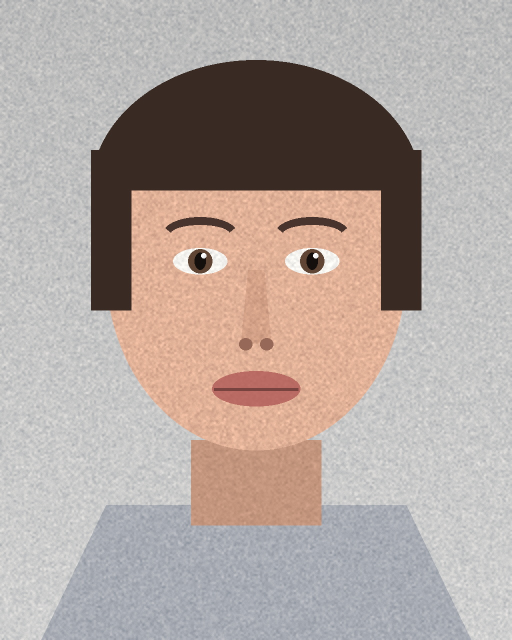
#> input picture engine/tests/fixtures/portrait-1024x1280.jpg, 1024 x 1280 px (shown at 1/2 size)
$ python make-test-dng.py --from ../engine/tests/fixtures/portrait-1024x1280.jpg --out out.png
#> lines starting #> are read from the running program, lines starting #| are printed output that depends on the picture
#!/usr/bin/env python3
"""生成 DNG 试验靶：把一张已知 RGB 按规范的**正向**模型写成一张合规 DNG。

为什么仓库里放一个「写」侧而不是直接收几张相机 RAW：
* 真实相机 RAW 要么带真人、要么带第三方许可，都不能入库（与 portrait fixture 同一条
  规矩）；而这一版的判据是「读侧的数学对不对」，它需要的是**知道答案**的输入。
* 程序化生成还能覆盖真机样本给不全的组合：4 色排阵、瓦片、Deflate、Predictor 2、
  双份相机档案、EXIF 摆正——这些用真照片一个都测不到。

三件事分开看，别把第一条当成全部（这是本仓「自产自读是循环论证」那条老教训）：
1. **写侧的符合性由第三方证明**：判据脚本会把生成的 DNG 交给系统里的 LibRaw
   （ImageMagick 的 DNG delegate）解一遍；它解得开、尺寸对得上，才说明标签号、
   类型/计数、ActiveArea 顺序这些事实写对了。
2. **读侧的地面真值由往返证明**：已知 RGB → 正向 → 写盘 → 引擎读回。误差归因到
   容器、线性化、demosaic 三处。色彩那条式子**不在**这里的证明范围里（写侧就是按
   读侧的逆写的，错了也会一起错）。
3. **色彩的对外符合性由 LibRaw 对账证明**：同一个文件，我们渲染的与 LibRaw 渲染的
   必须同向（逐通道相关 + 均值不跑偏）。少了这一臂，往返再准也只是自证。

正向模型 = raw.py 渲染链的解析逆：
    rgb(sRGB) → linear → XYZ(D65) → XYZ(D50) → 相机值 c → raw = c·(white−max_black)+black
其中 c→XYZ 用的是 `camera_to_xyz_matrix` 那份矩阵，所以「恒等」不是假设而是构造。
"""
from __future__ import annotations

import argparse
import os
import struct
import zlib
from fractions import Fraction

import numpy as np
from PIL import Image

# 与 raw.py 同一套标签号（这里是写侧，故意各自写一份数字而不是 import 引擎：
# 测试资产依赖被测代码的常量，就等于让被测代码给自己出题）
TAGS = dict(new_subfile=0x00FE, width=0x0100, length=0x0101, bps=0x0102,
            compression=0x0103, photometric=0x0106, make=0x010F, model=0x0110,
            strip_offsets=0x0111, orientation=0x0112, spp=0x0115, rows_per_strip=0x0116,
            strip_counts=0x0117, planar=0x011C, predictor=0x013D, tile_w=0x0142,
            tile_h=0x0143, tile_offsets=0x0144, tile_counts=0x0145, sub_ifds=0x014A,
            sample_format=0x0153, cfa_dim=0x828D, cfa_pattern=0x828E,
            dng_version=0xC612, dng_backward=0xC613, unique_model=0xC614,
            color_planes=0xC615, cfa_plane_color=0xC616, cfa_layout=0xC617,
            linearization=0xC618, black_repeat=0xC619, black=0xC61A,
            black_delta_h=0xC61B, black_delta_v=0xC61C, white=0xC61D,
            crop_origin=0xC61F, crop_size=0xC620, cm1=0xC621, cm2=0xC622,
            cc1=0xC623, cc2=0xC624, rm1=0xC625, rm2=0xC626, analog=0xC627,
            neutral=0xC628, baseline_exposure=0xC62A, illum1=0xC65A, illum2=0xC65B,
            active_area=0xC68D, fm1=0xC714, fm2=0xC715, preview_color_space=0xC71A,
            # 拍摄参数（Exif 面板那一臂要的真值：自研读侧不读这些，只有 LibRaw 读，
            # 所以它们必须能写进去才能拿去对账）
            iso=0x8833, exposure_time=0x829A, fnumber=0x829D, focal_length=0x920A,
            # EXIF 子 IFD 的指针。写 0x8822（EXIF 标准那一号）LibRaw 不跟，写 0x8769
            # （TIFF/EP 的 ExifIFDPointer）它才跟——本机 0.21.5 实测（快门/光圈/焦距能读到，
            # ISO 三种摆位都读不到）。摆位换号不是猜的，是被验过才发现的
            exif_tag=0x8769, sensing_method=0x9217)

T_BYTE, T_ASCII, T_SHORT, T_LONG, T_RATIONAL, T_UNDEFINED, T_SLONG, T_SRATIONAL = \
    1, 2, 3, 4, 5, 7, 9, 10
TYPE_SIZE = {T_BYTE: 1, T_ASCII: 1, T_SHORT: 2, T_LONG: 4, T_RATIONAL: 8,
             T_UNDEFINED: 1, T_SLONG: 4, T_SRATIONAL: 8}

# 与 raw.py 同一条渲染链要用到的公开常数（写侧自己复制一份，理由见模块 docstring）
XYZ_D50 = np.array([0.964220, 1.0, 0.824890])
XYZ_D65 = np.array([0.950470, 1.0, 1.088830])
XYZ_TO_SRGB = np.array([[3.2407091, -1.5372984, -0.4986282],
                        [-0.9692581, 1.8759676, 0.0415561],
                        [0.0556340, -0.2039118, 1.0572660]])
SRGB_TO_XYZ = np.linalg.inv(XYZ_TO_SRGB)
BRADFORD = np.array([[0.8951, 0.7502, 0.0380],
                     [-0.7502, 1.0126, 0.0609],
                     [0.0380, -0.0609, 0.1111]])
DEFAULT_CM1 = np.array([[0.5814, -0.1552, -0.0362],
                        [-0.2744, 1.0194, 0.0483],
                        [0.0237, -0.3234, 1.2538]])
DEFAULT_CM2 = np.array([[0.6596, -0.2078, -0.0562],
                        [-0.3028, 1.1382, 0.0628],
                        [0.0572, -0.4006, 1.4200]])


def bradford(src, dst):
    src = np.asarray(src, dtype=np.float64)
    dst = np.asarray(dst, dtype=np.float64)
    s = BRADFORD @ (src / src[1])
    d = BRADFORD @ (dst / dst[1])
    return np.linalg.inv(BRADFORD) @ np.diag(d / s) @ BRADFORD


def srgb_decode(x):
    x = np.clip(x, 0.0, 1.0)
    return np.where(x <= 0.04045, x / 12.92, np.power((x + 0.055) / 1.055, 2.4))


def render_matrix(cm, neutral, ab=None, cc=None):
    """raw.camera_to_xyz_matrix 的同一份式子（写侧要它的逆，所以必须逐字一致）。"""
    n = cm.shape[0]
    ab = np.ones(n) if ab is None else ab
    cc = np.eye(n) if cc is None else cc
    xyz_to_cam = np.diag(ab) @ cc @ cm
    k = np.linalg.inv(xyz_to_cam)
    white = k @ neutral
    k = k / float(white[1])
    return bradford(k @ neutral, XYZ_D50) @ k


# [10 lines left out: function quad_lut, not called in this run]


def rgb_to_mosaic(rgb_u8: np.ndarray, pattern=(0, 1, 1, 2), dims=(2, 2),
                  cm1=DEFAULT_CM1, neutral=None, black=256.0, white=16383.0,
                  reduction=None, headroom=1.0, nonlinear=None) -> dict:
    """已知 RGB → (mosaic uint16, 这套 mosaic 所依据的加工参数)。"""
    n = int(max(pattern)) + 1
    if neutral is None:
        cand = cm1 @ XYZ_D50
        neutral = cand / cand.max()
    neutral = np.asarray(neutral, dtype=np.float64)
    if n > 3 and reduction is None:
        # 四色：第四通道按 reduction 的第四列取「不参与」，即 RM=[I3|0]。这样 4→3
        # 降色是精确的，往返误差不掺降色误差（ReductionMatrix 本身另有专测）
        reduction = np.hstack([np.eye(3), np.zeros((3, 1))])
    lin = srgb_decode(rgb_u8.astype(np.float64) / 255.0)
    xyz_d65 = lin @ SRGB_TO_XYZ.T
    to_d50 = np.linalg.inv(bradford(XYZ_D50, XYZ_D65))
    xyz_d50 = xyz_d65 @ to_d50.T
    scale_t = render_matrix(cm1, neutral)
    cam = xyz_d50 @ np.linalg.inv(scale_t).T * headroom
    if n > 3:
        cam4 = np.zeros(cam.shape[:2] + (n,), dtype=np.float64)
        cam4[..., :3] = cam
        cam = cam4
    clip_neg = float((cam < 0).mean())
    clip_over = float((cam > 1.0).mean())
    cam = np.clip(cam, 0.0, 1.0)
    scale = white - black
    raw_vals = cam * scale + black
    lut = None
    if nonlinear == "quad":
        lut = quad_lut(white)
        # 存的是“逆表”：读侧先过 lut 再减黑，所以要 lut[stored] == raw_vals
        raw_vals = np.sqrt(np.clip(raw_vals, 0.0, None) * white)
    lin16 = np.rint(raw_vals).astype(np.uint16)
    ph, pw = dims
    p = np.array(pattern, dtype=np.uint8).reshape(ph, pw)
    h, w = lin16.shape[:2]
    mosaic = np.zeros((h, w), dtype=np.uint16)
    for color in range(n):
        for (dr, dc) in np.argwhere(p == color):
            mosaic[dr::ph, dc::pw] = lin16[dr::ph, dc::pw, color]
    return {"mosaic": mosaic, "neutral": neutral, "cm1": cm1, "reduction": reduction,
            "linearization": lut,
            "clip_neg": clip_neg, "clip_over": clip_over, "black": black,
            "white": white, "pattern": tuple(pattern), "dims": tuple(dims)}


# ------------------------------------------------------------------ IFD 编码
def _enc(typ, val):
    if typ == T_ASCII:
        b = (val.encode("utf-8") if isinstance(val, str) else bytes(val))
        if not b.endswith(b"\x00"):
            b += b"\x00"
        return b, len(b)
    if typ in (T_BYTE, T_UNDEFINED):
        b = bytes(bytearray(val))
        return b + b"\x00" * ((-len(b)) % 2), len(b)
    vs = val if isinstance(val, (tuple, list)) else (val,)
    if typ == T_SHORT:
        return b"".join(struct.pack("<H", int(v)) for v in vs), len(vs)
    if typ == T_LONG:
        return b"".join(struct.pack("<I", int(v)) for v in vs), len(vs)
    if typ == T_SLONG:
        return b"".join(struct.pack("<i", int(v)) for v in vs), len(vs)
    if typ in (T_RATIONAL, T_SRATIONAL):
        fl = [Fraction(float(v)).limit_denominator(100000) for v in vs]
        pack = "<II" if typ == T_RATIONAL else "<ii"
        return b"".join(struct.pack(pack, f.numerator, f.denominator) for f in fl), len(fl)
    raise ValueError(f"未知类型 {typ}")


class IfdWriter:
    """把「一堆标签 + 一块像素区」编成一段 TIFF IFD（小端、按标签升序）。"""

    def __init__(self):
        self.entries: list[tuple[int, int, bytes, int]] = []

    def put(self, tag: int, typ: int, val) -> "IfdWriter":
        raw, count = _enc(typ, val)
        self.entries.append((tag, typ, raw, count))
        return self

    def bytes_for(self, base: int, patch: dict | None = None) -> tuple[bytes, bytes, int]:
        """返回 (IFD 字节, 溢出值字节, 占用总长)。`patch` 把某个标签的值换成新值
        （只用于 SubIFD 偏移那种「先占位、算完长度再回填」的情况：项数不变，
        所以溢出区的偏移不会抖）。"""
        entries = []
        for tag, typ, raw, count in self.entries:
            if patch and tag in patch:
                raw, count = _enc(typ, patch[tag])
            entries.append((tag, typ, raw, count))
        entries.sort(key=lambda e: e[0])
        n = len(entries)
        here = base + 2 + 12 * n + 4
        body = bytearray()
        rows = bytearray(struct.pack("<H", n))
        for tag, typ, raw, count in entries:
            if len(raw) <= 4:
                field = raw + b"\x00" * (4 - len(raw))
            else:
                here += len(body) % 2
                field = struct.pack("<I", here)
                body += raw + b"\x00" * ((-len(raw)) % 2)
                here += len(raw) + ((-len(raw)) % 2)
            rows += struct.pack("<HHI4s", tag, typ, count, field)
        rows += struct.pack("<I", 0)
        return bytes(rows), bytes(body), here - base


def build(path: str, rgb_u8: np.ndarray, *, pattern=(0, 1, 1, 2), dims=(2, 2),
          cm1=DEFAULT_CM1, cm2=None, neutral=None, black=256.0, white=16383.0,
          orientation=1, tiles=False, compress=1, predictor=1, preview=None,
          exif=None, exif_ifd=None,
          rows_per_strip=64, tile=128, active_area=True, crop=None,
          linearization=None, cfa=True, analog=None, nonlinear=None,
          camera="LumaRetouch TestCam 1.0", baseline_exposure=0.0,
          cfa_layout=1) -> dict:
    """写一张 DNG，返回生成时用的参数（判据脚本拿去算期望值）。

    `preview` 给一张 uint8 RGB 就会挂一个 SubIFD 的 JPEG 预览——用来验证「有预览也不
    许拿预览当代理」这条不变量，不是为了让读侧抄近路。
    `exif` 给 (iso, shutter, aperture, focal) 就把拍摄参数写进影像 IFD：Exif 面板的
    真值只能来自这里（自研读侧不读这些标签，拿不到第二个意见）。
    `exif_ifd` 同样给四元组，但写成正规 EXIF 子 IFD（IFD0 的 0x8769 指过去）——两种
    摆位都开着才能分开归因：真机文件是子 IFD 那种，而 LibRaw 认不认某一摆位是个经验
    问题（实测：子 IFD 里快门/光圈/焦距认、ISO 不认；影像 IFD 里同样只认前三个）。
    """
    fwd = rgb_to_mosaic(rgb_u8, pattern=pattern, dims=dims, cm1=cm1, neutral=neutral,
                        black=black, white=white, nonlinear=nonlinear)
    if fwd["linearization"] is not None:
        linearization = fwd["linearization"]      # 非线性存值必须与表同进退
    mosaic = fwd["mosaic"]
    h, w = mosaic.shape
    n_planes = int(max(pattern)) + 1 if cfa else 3
    reduction = fwd["reduction"]
    header_len = 8
    tags = IfdWriter()

    # 像素区：先按瓦片/条带切成块（记住每块的行宽，Predictor 2 按行差分要用），
    # 再按需做水平差分，最后逐块 Deflate——逐块而不是整幅一个流，是为了让
    # StripOffsets/ByteCounts 与块一一对应（整幅单流就得改 RowsPerStrip，两套语义混在
    # 一个开关里，下一轮改压缩时必错）
    blocks: list[bytes] = []
    row_samples: list[int] = []
    if tiles:
        tw = th = int(tile)
        cols, rows = int(np.ceil(w / tw)), int(np.ceil(h / th))
        for i in range(rows * cols):
            ry, rx = divmod(i, cols)
            blk = np.zeros((th, tw), dtype=np.uint16)
            sub = mosaic[ry * th:min(h, (ry + 1) * th), rx * tw:min(w, (rx + 1) * tw)]
            blk[:sub.shape[0], :sub.shape[1]] = sub
            blocks.append(blk)
            row_samples.append(tw)
    else:
        for y in range(0, h, rows_per_strip):
            sub = np.ascontiguousarray(mosaic[y:y + rows_per_strip])
            blocks.append(sub)
            row_samples.append(w)
    if predictor == 2:
        diffed = []
        for blk, rs in zip(blocks, row_samples):
            a = blk.reshape(-1, rs)
            out = a.copy()
            out[:, 1:] = (a[:, 1:].astype(np.uint32) - a[:, :-1].astype(np.uint32) \
                          ).astype(np.uint16)
            diffed.append(out.reshape(blk.shape))
        blocks = diffed
    if compress in (8, 32941):
        # DNG 码 8（Adobe Deflate）按规范写带 zlib 头的 RFC1950 流，32941/PKZIP 那一路
        # 写裸 deflate。之前 code 8 也写成裸流，只与我们自己读侧互为镜像，第三方
        # 解码器（LibRaw/magick）一律报 corrupted——按规范写才能拿到真第三方证据（#11）。
        wbits = 15 if compress == 8 else -15
        packed = []
        for blk in blocks:
            c = zlib.compressobj(6, zlib.DEFLATED, wbits)
            packed.append(c.compress(np.asarray(blk, dtype="<u2").tobytes()) + c.flush())
        blocks = packed
        n_blocks_note = "单流"
    else:
        packed = [np.asarray(b, dtype="<u2").tobytes() for b in blocks]
        blocks = packed
    if compress in (8, 32941) and tiles:
        raise ValueError("写侧的逐块压缩只配条带；瓦片请按 compress=1 生成")
    block_counts = [len(b) for b in blocks]
    total_pix = sum(block_counts)
    data_start = header_len
    pixel_end = data_start + total_pix + (total_pix % 2)
    ifd_off = pixel_end
    block_offsets = [data_start + sum(block_counts[:i]) for i in range(len(block_counts))]
    out = bytearray(b"II" + struct.pack("<HI", 42, ifd_off))
    for b in blocks:
        out += b
    if len(out) % 2:
        out += b"\x00"
    assert len(out) == ifd_off, f"IFD 偏移漂移：{len(out)} vs {ifd_off}"

    tags.put(TAGS["width"], T_LONG, (w,)).put(TAGS["length"], T_LONG, (h,))
    tags.put(TAGS["bps"], T_SHORT, (16,)).put(TAGS["compression"], T_SHORT, (compress,))
    tags.put(TAGS["photometric"], T_SHORT, (32803 if cfa else 34892))
    tags.put(TAGS["make"], T_ASCII, "LumaRetouch")
    tags.put(TAGS["model"], T_ASCII, "TestCam")
    if exif is not None:
        # 写在影像 IFD 里（DNG 的 in-camera 风格）：能不能被第三方读出来是个经验问题，
        # 不是规范文字能替我们定的——所以自检拿它当探针，读不出来就如实说读不出来
        iso, shutter, aperture, focal = exif
        tags.put(TAGS["iso"], T_SHORT, (int(iso),))
        tags.put(TAGS["exposure_time"], T_RATIONAL, (float(shutter),))
        tags.put(TAGS["fnumber"], T_RATIONAL, (float(aperture),))
        tags.put(TAGS["focal_length"], T_RATIONAL, (float(focal),))
    tags.put(TAGS["orientation"], T_SHORT, (orientation,))
    tags.put(TAGS["spp"], T_SHORT, (1 if cfa else n_planes))
    if tiles:
        tags.put(TAGS["tile_w"], T_LONG, (int(tile),)).put(TAGS["tile_h"], T_LONG, (int(tile),))
        tags.put(TAGS["tile_offsets"], T_LONG, tuple(block_offsets))
        tags.put(TAGS["tile_counts"], T_LONG, tuple(block_counts))
    else:
        tags.put(TAGS["rows_per_strip"], T_LONG, (rows_per_strip,))
        tags.put(TAGS["strip_offsets"], T_LONG, tuple(block_offsets))
        tags.put(TAGS["strip_counts"], T_LONG, tuple(block_counts))
    tags.put(TAGS["planar"], T_SHORT, (1,))
    tags.put(TAGS["predictor"], T_SHORT, (predictor,))
    tags.put(TAGS["sample_format"], T_SHORT, (1,))
    if cfa:
        tags.put(TAGS["cfa_dim"], T_SHORT, tuple(dims))
        tags.put(TAGS["cfa_pattern"], T_BYTE, tuple(pattern))
        if n_planes > 3:
            # 四色必须同时给 ColorPlanes / CFAPlaneColor / ReductionMatrix，并且
            # ColorMatrix1 得摊成 n×3——少一个就是一个“看着能读、其实读错”的文件
            tags.put(TAGS["color_planes"], T_SHORT, (n_planes,))
            tags.put(TAGS["cfa_plane_color"], T_BYTE, (0, 1, 2, 3))
            tags.put(TAGS["rm1"], T_SRATIONAL,
                     list(np.asarray(reduction, dtype=float).reshape(-1)))
    tags.put(TAGS["dng_version"], T_BYTE, (1, 4, 0, 0))
    tags.put(TAGS["dng_backward"], T_BYTE, (1, 1, 0, 0))
    tags.put(TAGS["unique_model"], T_ASCII, camera)
    tags.put(TAGS["cfa_layout"], T_SHORT, (cfa_layout,))
    br = bc = 2 if cfa and dims == (2, 2) else 1
    tags.put(TAGS["black_repeat"], T_SHORT, (br, bc))
    tags.put(TAGS["black"], T_RATIONAL, [black] * (br * bc))
    tags.put(TAGS["white"], T_LONG, (white,))
    if active_area:
        tags.put(TAGS["active_area"], T_LONG, (0, 0, h, w))   # Top,Left,Bottom,Right
    if crop:
        tags.put(TAGS["crop_origin"], T_LONG, crop[:2])
        tags.put(TAGS["crop_size"], T_LONG, crop[2:])
    if linearization is not None:
        tags.put(TAGS["linearization"], T_SHORT, tuple(int(v) for v in linearization))
    tags.put(TAGS["cm1"], T_SRATIONAL,
             list(_pad_rows(np.asarray(cm1, dtype=float), n_planes).reshape(-1)))
    if cm2 is not None:
        tags.put(TAGS["cm2"], T_SRATIONAL,
                 list(_pad_rows(np.asarray(cm2, dtype=float), n_planes).reshape(-1)))
        tags.put(TAGS["illum2"], T_SHORT, (17,))
    tags.put(TAGS["illum1"], T_SHORT, (32,))                  # D50
    tags.put(TAGS["analog"], T_RATIONAL, list(analog if analog is not None
                                              else [1.0] * n_planes))
    tags.put(TAGS["neutral"], T_RATIONAL, list(np.asarray(fwd["neutral"], dtype=float)))
    tags.put(TAGS["baseline_exposure"], T_SRATIONAL, (baseline_exposure,))
    if preview is not None:
        # 先挂一个占位的 SubIFDs 把 IFD0 的项数定下来：回填时只改值不改项数，
        # 溢出区的偏移因此不会抖（抖了就等于整个文件的偏移全错）
        tags.put(TAGS["sub_ifds"], T_LONG, (0,))
    if exif_ifd is not None:
        tags.put(TAGS["exif_tag"], T_LONG, (0,))      # 同上：位置等 tail 算完才知道
    patches: dict[int, tuple] = {}
    ifd_bytes, body_bytes, _ = tags.bytes_for(ifd_off)
    tail = b""
    if preview is not None:
        blob = preview if isinstance(preview, bytes) else _jpeg_bytes(preview)
        pw, ph = _jpeg_size(blob)
        # 预览的 JPEG 数据紧跟 IFD0 之后；SubIFD 的**结构**在 JPEG 之后。
        # IFD0.SubIFDs 指针必须指结构，而不是指 JPEG 数据——指错了 _read_ifd_at 会把
        # JPEG 的头两字节当成「项数」读出一个荒谬的 IFD（本处曾就是这么埋的雷）。
        blob_off = ifd_off + len(ifd_bytes) + len(body_bytes)
        blob_off += blob_off % 2
        ifd0_pad = blob_off - (ifd_off + len(ifd_bytes) + len(body_bytes))
        assert ifd0_pad in (0, 1), "IFD0 末尾对齐字节超预期"
        sub_off = blob_off + len(blob) + (len(blob) % 2)
        st = IfdWriter()
        st.put(TAGS["new_subfile"], T_LONG, (1,))            # 1 = 缩小分辨率的预览
        st.put(TAGS["width"], T_LONG, (pw,))
        st.put(TAGS["length"], T_LONG, (ph,))
        st.put(TAGS["bps"], T_SHORT, (8, 8, 8))
        st.put(TAGS["compression"], T_SHORT, (6,))           # baseline JPEG
        st.put(TAGS["photometric"], T_SHORT, (6,))           # YCbCr
        st.put(TAGS["strip_offsets"], T_LONG, (blob_off,))    # 预览字节在 blob_off
        st.put(TAGS["rows_per_strip"], T_LONG, (ph,))
        st.put(TAGS["strip_counts"], T_LONG, (len(blob),))
        st.put(TAGS["planar"], T_SHORT, (1,))
        st.put(TAGS["preview_color_space"], T_LONG, (2,))    # sRGB
        # base 用结构真正的位置 sub_off：溢出值区要紧跟结构，偏移才算得对
        sub_bytes, sub_body, _ = st.bytes_for(sub_off)
        patches[TAGS["sub_ifds"]] = (sub_off,)
        tail = b"\x00" * ifd0_pad + blob + b"\x00" * (len(blob) % 2) + sub_bytes + sub_body
    if exif_ifd is not None:
        e_iso, e_shutter, e_aperture, e_focal = exif_ifd
        ex = IfdWriter()
        ex.put(TAGS["exposure_time"], T_RATIONAL, (float(e_shutter),))
        ex.put(TAGS["fnumber"], T_RATIONAL, (float(e_aperture),))
        ex.put(TAGS["iso"], T_SHORT, (int(e_iso),))
        ex.put(TAGS["sensing_method"], T_SHORT, (2,))      # One-chip color area sensor
        ex.put(TAGS["focal_length"], T_RATIONAL, (float(e_focal),))
        here = ifd_off + len(ifd_bytes) + len(body_bytes) + len(tail)
        here += here % 2
        tail += b"\x00" * (here - (ifd_off + len(ifd_bytes) + len(body_bytes) + len(tail)))
        ex_bytes, ex_body, _ = ex.bytes_for(here)
        patches[TAGS["exif_tag"]] = (here,)
        tail += ex_bytes + ex_body
    if patches:
        ifd_bytes, body_bytes, _ = tags.bytes_for(ifd_off, patch=patches)
    with open(path, "wb") as f:
        f.write(bytes(out))
        f.write(ifd_bytes)
        f.write(body_bytes)
        f.write(tail)
    return {"path": path, "mosaic": mosaic, "neutral": fwd["neutral"],
            "clip_neg": fwd["clip_neg"], "clip_over": fwd["clip_over"],
            "black": black, "white": white, "pattern": tuple(pattern),
            "dims": tuple(dims), "cm1": cm1, "reduction": reduction,
            "linearization": linearization is not None,
            "size": (w, h), "bytes": os.path.getsize(path),
            "blocks": len(block_counts), "preview": preview is not None}


def _pad_rows(mat: np.ndarray, n: int) -> np.ndarray:
    """ColorMatrix 要摊成 n×3：三色矩阵遇到四色排阵时，多的那一行给 0。"""
    mat = np.asarray(mat, dtype=np.float64)
    if mat.shape[0] == n or n <= 3:
        return mat
    out = np.zeros((n, mat.shape[1]))
    out[:mat.shape[0]] = mat
    return out


# [22 lines left out: functions _jpeg_size, _jpeg_bytes, not called in this run]


def main() -> int:
    ap = argparse.ArgumentParser(description=__doc__)
    ap.add_argument("--from", dest="src", required=True, help="已知的 RGB 源图")
    ap.add_argument("--out", required=True, help="写出的 .dng 路径")
    ap.add_argument("--edge", type=int, default=384, help="源图裁出的长边")
    args = ap.parse_args()
    im = np.asarray(Image.open(args.src).convert("RGB"))
#> im is the input picture: shape (1280, 1024, 3); mean R, G, B 177.2, 165.7, 160.7
    h, w = im.shape[:2]
    im = im[h // 4:h // 4 + args.edge * 2 // 3, w // 4:w // 4 + args.edge]
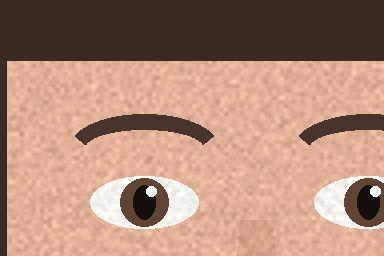
#> im: shape (256, 384, 3); mean R, G, B 172.9, 137.2, 118.2
    info = build(args.out, im)
#> in rgb_to_mosaic, `cand = cm1 @ XYZ_D50`: cand = [0.376, 0.795, 0.734]
#> in rgb_to_mosaic, `neutral = cand / cand.max()`: neutral = [0.473, 1, 0.923]
#> in srgb_decode, `return np.where(x <= 0.04045, x / 12.92, np.power((x + 0.055) / 1.055,..`:
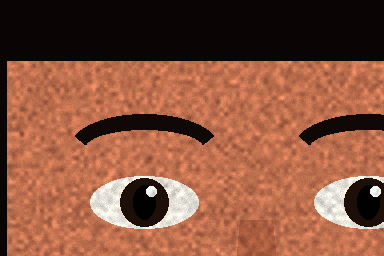
#> returned value: shape (256, 384, 3) float64; mean of channels 0, 1, 2 0.534, 0.328, 0.242; drawn as R, G, B
#> in rgb_to_mosaic, `xyz_d65 = lin @ SRGB_TO_XYZ.T`:
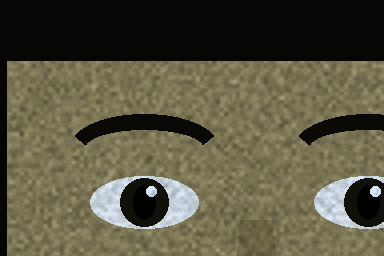
#> xyz_d65: shape (256, 384, 3) float64; mean R, G, B 0.381, 0.366, 0.279; drawn with min black and max white
#> in rgb_to_mosaic, `xyz_d50 = xyz_d65 @ to_d50.T`:
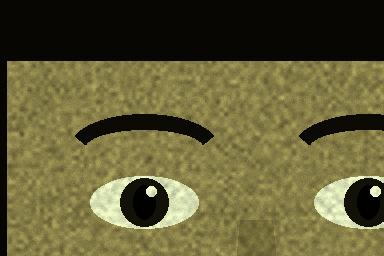
#> xyz_d50: shape (256, 384, 3) float64; mean R, G, B 0.385, 0.365, 0.215
#> (the rest of the program and of its run is left out)
